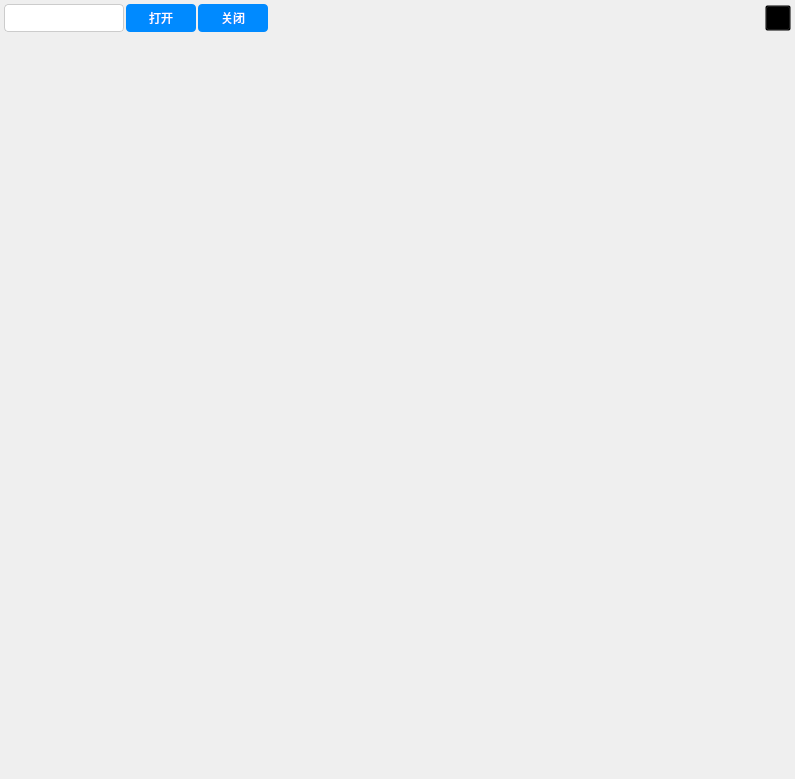
<?xml version="1.0" encoding="UTF-8"?>
<ui version="4.0">
 <class>Widget</class>
 <widget class="QWidget" name="Widget">
  <property name="geometry">
   <rect>
    <x>0</x>
    <y>0</y>
    <width>795</width>
    <height>779</height>
   </rect>
  </property>
  <property name="windowTitle">
   <string>Widget</string>
  </property>
  <layout class="QVBoxLayout" name="verticalLayout_2">
   <property name="spacing">
    <number>0</number>
   </property>
   <property name="leftMargin">
    <number>2</number>
   </property>
   <property name="topMargin">
    <number>2</number>
   </property>
   <property name="rightMargin">
    <number>2</number>
   </property>
   <property name="bottomMargin">
    <number>2</number>
   </property>
   <item>
    <widget class="QWidget" name="widget" native="true">
     <property name="styleSheet">
      <string notr="true"/>
     </property>
     <layout class="QVBoxLayout" name="verticalLayout" stretch="0,1">
      <property name="spacing">
       <number>2</number>
      </property>
      <property name="leftMargin">
       <number>2</number>
      </property>
      <property name="topMargin">
       <number>2</number>
      </property>
      <property name="rightMargin">
       <number>2</number>
      </property>
      <property name="bottomMargin">
       <number>2</number>
      </property>
      <item>
       <layout class="QHBoxLayout" name="horizontalLayout">
        <item>
         <widget class="QComboBox" name="cmbBox_port">
          <property name="minimumSize">
           <size>
            <width>120</width>
            <height>28</height>
           </size>
          </property>
          <property name="styleSheet">
           <string notr="true">QComboBox {
    border: 1px solid #CCCCCC;  /* 边框 */
    border-radius: 4px;      /* 圆角 */
    padding-left: 12px;            /* 内边距 */
    background-color: white;  /* 背景色 */
    font-family: Microsoft YaHei;
	font-weight: 400;
	font-size: 12px;
	color: #444444;
}

QComboBox::drop-down {
	background-color: transparent;
    width: 28px;
	height:28px;             /* 下拉箭头宽度 */
}
QComboBox::down-arrow {
	
    image: url(:/images/images/down_arrow.png);  /* 自定义下拉箭头图标 */
}
QComboBox QAbstractItemView {
	border-radius: 4px; 
    border: 1px solid #ccc;               /* 列表边框 */
    outline: 0px;
	min-height:30px;
	font-family: Microsoft YaHei;
	font-weight: 400;
	font-size: 12px;
	color: #444444;
	padding: 4px 4px 4px 4px;

}
QComboBox QAbstractItemView::item{
	border-radius: 4px; 
    min-height:30px;
	background:#FFFFFF;
	padding-left:12px;
	font-family: Microsoft YaHei;
	font-weight: 400;
	font-size: 12px;
	color: #444444;
}
QComboBox QAbstractItemView::item:hover{
    min-height:30px;
	background:#F0F0F0;
	font-family: Microsoft YaHei;
	font-weight: 400;
	font-size: 12px;
	color: #444444;
}</string>
          </property>
         </widget>
        </item>
        <item>
         <widget class="QPushButton" name="btnOpen">
          <property name="minimumSize">
           <size>
            <width>70</width>
            <height>28</height>
           </size>
          </property>
          <property name="cursor">
           <cursorShape>PointingHandCursor</cursorShape>
          </property>
          <property name="styleSheet">
           <string notr="true">QPushButton#btnOpen
{
	background: #008AFF;
	border-radius: 4px;
	border: 0px solid #000000;
	font-family: Microsoft YaHei;
	font-weight: 400;
	font-size: 12px;
	color: #FFFFFF;
}

QPushButton#btnOpen:hover
{
	background: #27A1FF;
	border-radius: 4px;
	border: 0px solid #000000;
	font-family: Microsoft YaHei;
	font-weight: 400;
	font-size: 12px;
	color: #FFFFFF;
}

QPushButton#btnOpen:disabled
{
	background: #62b3ff;
	border-radius: 4px;
	border: 0px solid #000000;
	font-family: Microsoft YaHei;
	font-weight: 400;
	font-size: 12px;
	color: #FFFFFF;
}</string>
          </property>
          <property name="text">
           <string>打开</string>
          </property>
         </widget>
        </item>
        <item>
         <widget class="QPushButton" name="btnClosePort">
          <property name="minimumSize">
           <size>
            <width>70</width>
            <height>28</height>
           </size>
          </property>
          <property name="cursor">
           <cursorShape>PointingHandCursor</cursorShape>
          </property>
          <property name="styleSheet">
           <string notr="true">QPushButton
{
	background: #008AFF;
	border-radius: 4px;
	border: 0px solid #000000;
	font-family: Microsoft YaHei;
	font-weight: 400;
	font-size: 12px;
	color: #FFFFFF;
}

QPushButton:hover
{
	background: #27A1FF;
	border-radius: 4px;
	border: 0px solid #000000;
	font-family: Microsoft YaHei;
	font-weight: 400;
	font-size: 12px;
	color: #FFFFFF;
}

QPushButton:disabled
{
	background: #62b3ff;
	border-radius: 4px;
	border: 0px solid #000000;
	font-family: Microsoft YaHei;
	font-weight: 400;
	font-size: 12px;
	color: #FFFFFF;
}</string>
          </property>
          <property name="text">
           <string>关闭</string>
          </property>
         </widget>
        </item>
        <item>
         <spacer name="horizontalSpacer">
          <property name="orientation">
           <enum>Qt::Orientation::Horizontal</enum>
          </property>
          <property name="sizeHint" stdset="0">
           <size>
            <width>40</width>
            <height>20</height>
           </size>
          </property>
         </spacer>
        </item>
        <item>
         <widget class="QPushButton" name="btnClose">
          <property name="minimumSize">
           <size>
            <width>26</width>
            <height>26</height>
           </size>
          </property>
          <property name="maximumSize">
           <size>
            <width>26</width>
            <height>26</height>
           </size>
          </property>
          <property name="cursor">
           <cursorShape>PointingHandCursor</cursorShape>
          </property>
          <property name="styleSheet">
           <string notr="true">QPushButton#btnClose
{
	border-image: url(:/images/images/close.png);
	background-color: transparent;
}

QPushButton#btnClose:hover
{
	border-image: url(:/images/images/close_hover.png);
	background-color: transparent;
}</string>
          </property>
          <property name="text">
           <string/>
          </property>
         </widget>
        </item>
       </layout>
      </item>
      <item>
       <layout class="QHBoxLayout" name="horizontalLayout_2">
        <item>
         <spacer name="horizontalSpacer_2">
          <property name="orientation">
           <enum>Qt::Orientation::Horizontal</enum>
          </property>
          <property name="sizeHint" stdset="0">
           <size>
            <width>40</width>
            <height>20</height>
           </size>
          </property>
         </spacer>
        </item>
        <item>
         <widget class="QLabel" name="label">
          <property name="minimumSize">
           <size>
            <width>468</width>
            <height>700</height>
           </size>
          </property>
          <property name="styleSheet">
           <string notr="true"/>
          </property>
          <property name="text">
           <string/>
          </property>
         </widget>
        </item>
        <item>
         <spacer name="horizontalSpacer_3">
          <property name="orientation">
           <enum>Qt::Orientation::Horizontal</enum>
          </property>
          <property name="sizeHint" stdset="0">
           <size>
            <width>40</width>
            <height>20</height>
           </size>
          </property>
         </spacer>
        </item>
       </layout>
      </item>
     </layout>
    </widget>
   </item>
  </layout>
 </widget>
 <resources/>
 <connections/>
</ui>
